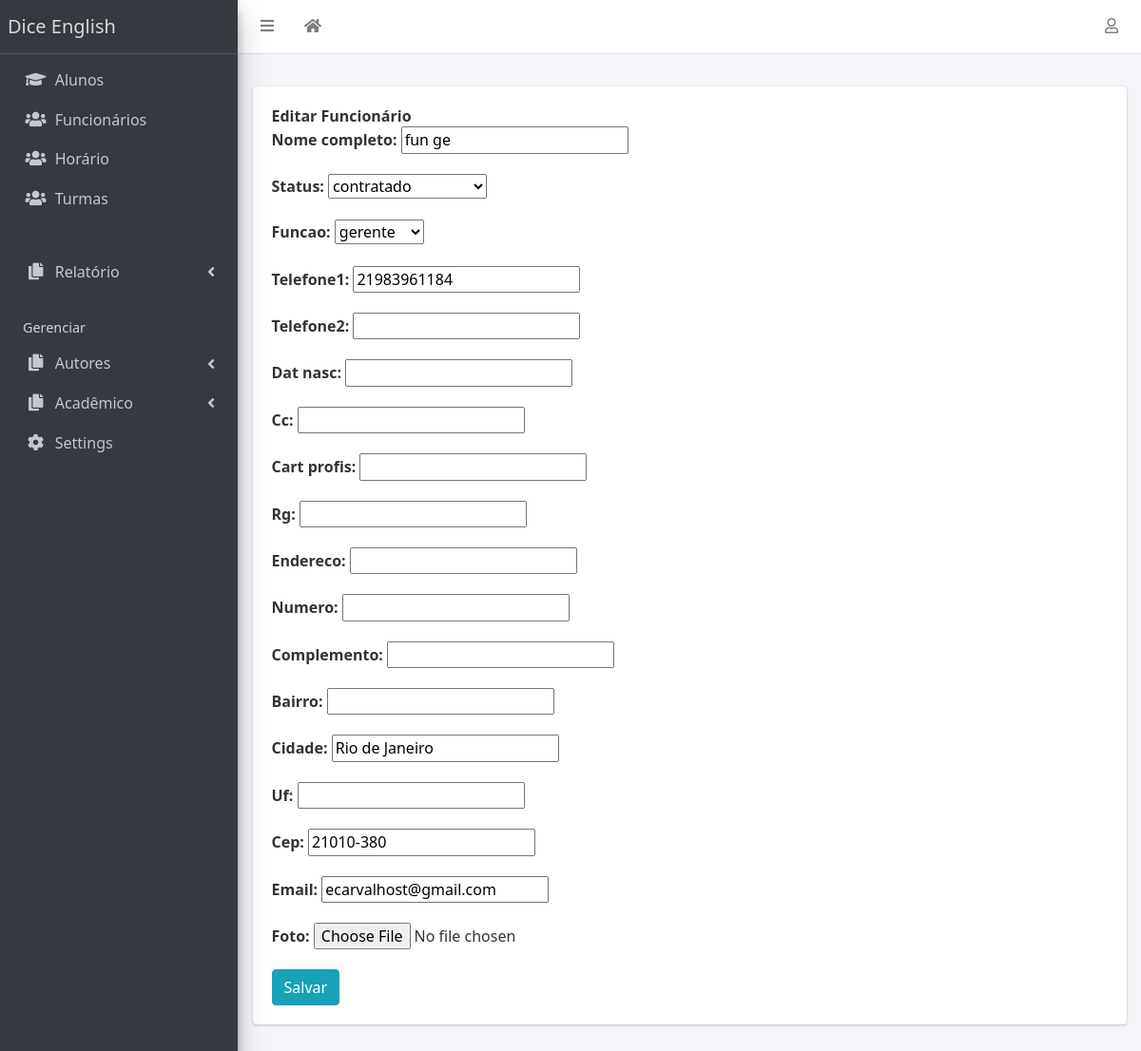
Page /funcionario-update/1 on the earlier database version.
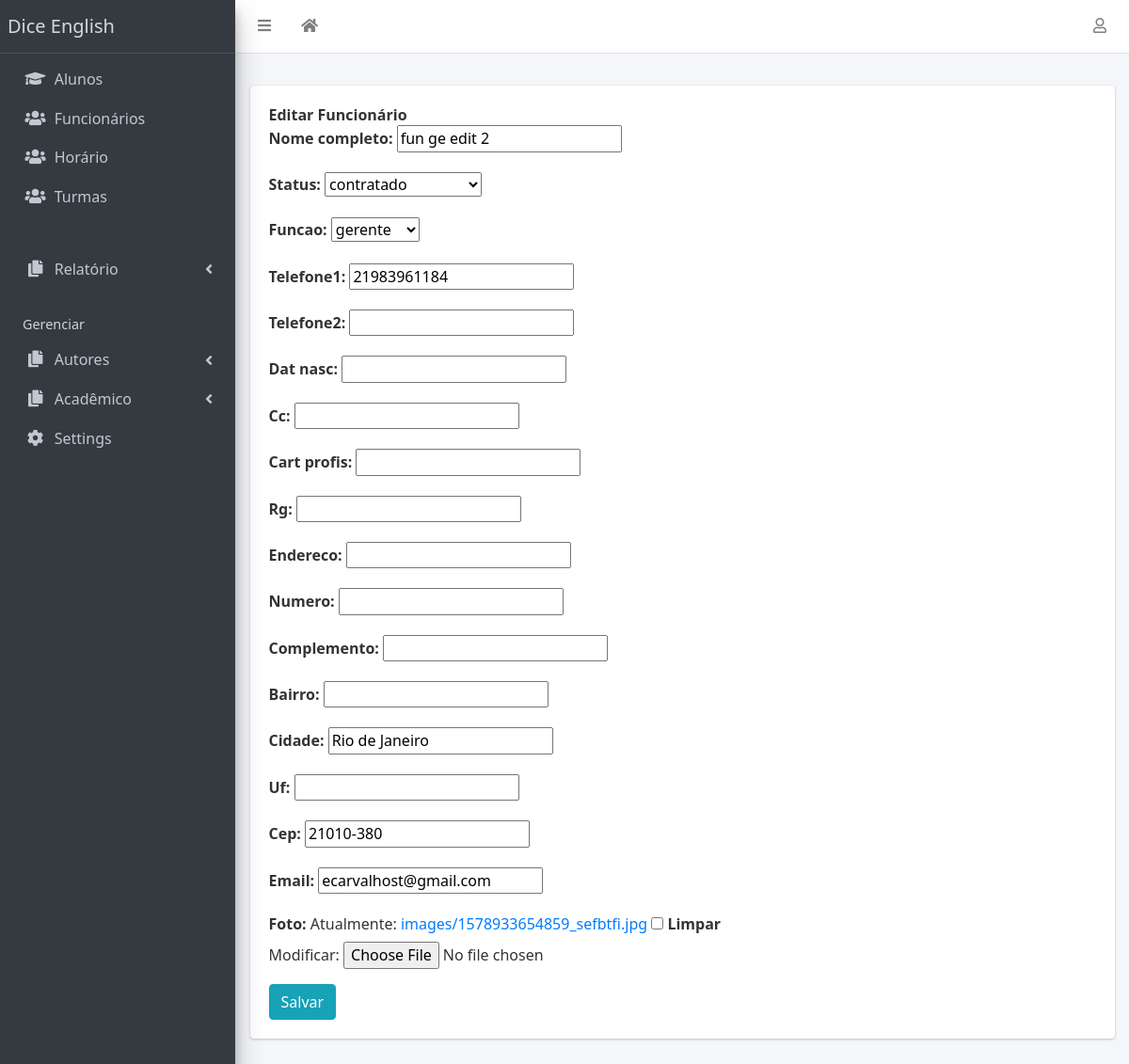
Same page on the later database version.
### academico/models.py (models this page shows, shortened)
class Funcionario(models.Model):
    id = models.AutoField(primary_key=True,)
    created_at  = models.DateField(auto_now_add=True)
    nome_completo = models.CharField(max_length=100, blank=True, null=True, default='')
    status_choices = (
        ('contratado', 'contratado'),
        ('contrato encerrado', 'contrato encerrado'),
    )
    status = models.CharField(max_length=100, blank=True, null=True, default='', choices=status_choices)
    funcao_choices = (
        ('gerente', 'gerente'),
        ('recepção', 'recepção'),
        ('professor', 'professor'),
    )
    funcao = models.CharField(max_length=30 , blank=True, null=True, default='', choices=funcao_choices)  # [1=gerente, 2=recep, 3=professor]
    telefone1 = models.CharField(max_length=20, blank=True, null=True, default='')
    telefone2 = models.CharField(max_length=20, blank=True, null=True, default='')
    dat_nasc = models.DateField( blank=True, null=True, default='')
    cc = models.CharField(max_length=100, blank=True, null=True, default='')
    cart_profis = models.CharField(max_length=100, blank=True, null=True, default='')
    rg = models.CharField(max_length=100, blank=True, null=True, default='')
    endereco = models.CharField(max_length=200, blank=True, null=True, default='')
    numero = models.IntegerField( blank=True, null=True, default='')
    complemento = models.CharField(max_length=100, blank=True, null=True, default='')
    bairro = models.CharField(max_length=100, blank=True, null=True, default='')
    cidade = models.CharField(max_length=100, blank=True, null=True, default='')
    uf = models.CharField(max_length=5, blank=True, null=True, default='')
    cep = models.CharField(max_length=100, blank=True, null=True, default='')
    email = models.EmailField(blank=True, null=True, default='')
    foto = models.ImageField(upload_to='images', blank=True, null=True,)

### academico/views.py (the view)
# urls.py: path('funcionario-update/<int:id>', views.Funcionario().update, name='funcionario-update'),
    def update(self, request, id):
        post = models.Funcionario.objects.get(id=id)
        form = forms.FuncionarioForm(request.POST or None, instance=post)
        data = {
            'funcionario': post,
            'form': form,
        }
        if request.method == "POST":
            if form.is_valid():
                form.save()
                return redirect('funcionarios')
        else:
            return render(request, 'funcionario_update_form.html', data )

### academico/forms.py
class FuncionarioForm(ModelForm):
    class Meta:
        model = models.Funcionario
        fields = '__all__'

### templates/funcionario_update_form.html (shortened to what this page needs)
{% extends 'base.html' %}
{% block main %}
<b> Editar Funcionário</b>
<br>
<form action="{% url 'funcionario-update' funcionario.id %}" method="POST">
    {{ form.as_p }}
    <button class="btn btn-info"
            type="submit">
        Salvar
    </button>
</form>
{% endblock %}

Differences in the rows shown:
changed Funcionario "contratado": nome_completo "fun ge" → "fun ge edit 2"
Other differences:
form field as_p: (not shown) → "☐"
text no longer shown: "Nome completo: Status: Funcao: Telefone1: Telefone2: Dat nasc: Cc: Cart profis: Rg: Endereco: Numero: Complemento: Bairro: Cidade: Uf: Cep: Email: Foto:"
text now shown: "Nome completo: Status: Funcao: Telefone1: Telefone2: Dat nasc: Cc: Cart profis: Rg: Endereco: Numero: Complemento: Bairro: Cidade: Uf: Cep: Email: Foto: Atualmente: images/1578933654859_sefbtfi.jpg Limpar Modificar:"
